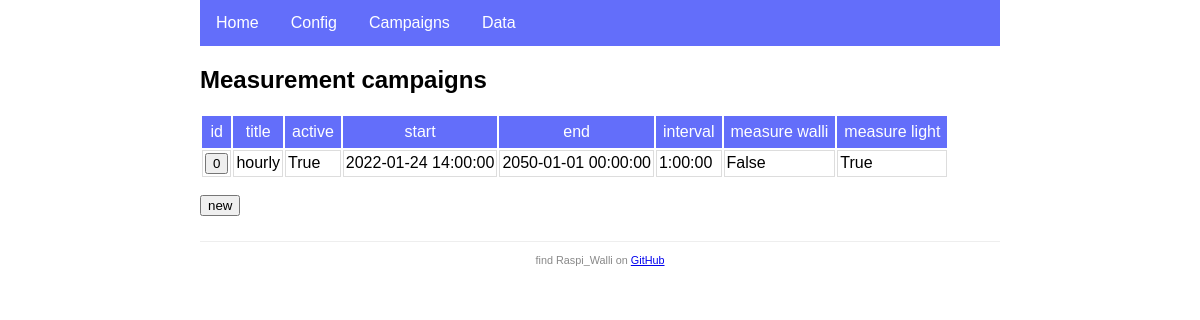
Page /campaigns/ on the earlier database version.
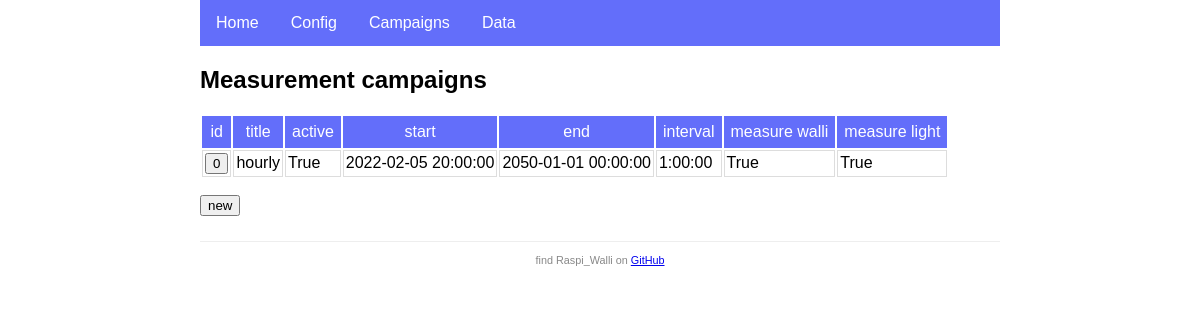
Same page on the later database version.
### app.py (models this page shows, shortened)
class Campaign(db.Model):
    id = db.Column(db.Integer, primary_key=True)
    title = db.Column(db.String(120), nullable=False)
    is_active = db.Column(db.Boolean, default=True)
    start = db.Column(db.DateTime, nullable=False)
    end = db.Column(db.DateTime, nullable=False)
    previous = db.Column(db.DateTime)
    interval = db.Column(db.Interval, nullable=False)
    measure_walli = db.Column(db.Boolean, default=True)
    measure_light = db.Column(db.Boolean, default=True)
    walli_stats = db.relationship('WalliStat', backref='campaign', lazy=True, cascade="all, delete")
    lux_values = db.relationship('LuxValue', backref='campaign', lazy=True, cascade="all, delete")

### app.py (the view)
@app.route('/campaigns/')
def campaigns():
    campaigns = db.session.query(Campaign).all()
    return render_template('campaigns.html', campaigns=campaigns)

### templates/campaigns.html
{% extends 'base.html' %}
{% block content %}
<h2>Measurement campaigns</h2>
<table>
    <thead>
        <tr>
            <th>id</th>
            <th>title</th>
            <th>active</th>
            <th>start</th>
            <th>end</th>
            <th>interval</th>
            <th>measure walli</th>
            <th>measure light</th>
        </tr>
    </thead>
    <tbody>
        {% for cpn in campaigns %}
        <tr>
            <td>
                <a href="edit/{{cpn.id}}/" title="click to edit campaign {{cpn.id}}">
                    <button type="button">{{cpn.id}}</button>
                </a>
            </td>
            <td>{{cpn.title}}</td>
            <td>{{cpn.is_active}}</td>
            <td>{{cpn.start}}</td>
            <td>{{cpn.end}}</td>
            <td>{{cpn.interval}}</td>
            <td>{{cpn.measure_walli}}</td>
            <td>{{cpn.measure_light}}</td>
        </tr>
        {% endfor %}
    </tbody>
</table>
<p>
    <a href="edit">
        <button type="button" title="create a new campaign">new</button>
    </a>
</p>
{% endblock %}

### templates/base.html (shortened to what this page needs)
<!DOCTYPE html>
<html>
<head>
    <link rel="stylesheet" type="text/css" href="{{ url_for('static', filename='style.css' ) }}">
</head>
<body>
<nav>
    <ul>
        <li><a href="{{ url_for('home') }}">Home</a></li>
        <li><a href="{{ url_for('config') }}">Config</a></li>
        <li><a href="{{ url_for('campaigns') }}">Campaigns</a></li>
        <li><a href="{{ url_for('data') }}">Data</a></li>
    </ul>
</nav>
<main>
    {% block content %}{% endblock %}
</main>
<footer>
    <small> find Raspi_Walli on
        <a href="https://github.com/munich-ml/raspi_walli/">GitHub</a>
    </small>
</footer>
</body>
</html>

### static/style.css (style rules this page uses)
* { font-family: Arial, Helvetica, sans-serif; }
body { margin: auto; width: 800px; }
nav ul { list-style-type: none; margin: 0; padding: 0; overflow: hidden; background-color: rgb(99, 110, 250); }
nav li { float: left; }
nav li a { display: block; color: white; text-align: center; padding: 14px 16px; text-decoration: none; }
main { padding: 0; }
footer { font-size: 13px; color: #888; border-top: 1px solid #eee; margin-top: 25px; text-align: center; padding: 10px; }
th { border: 0px; padding: 7px; font-weight: normal; text-align: center; color: white; background-color: rgb(99, 110, 250); }
td { border: 1px solid #ddd; padding: 2px; text-align: left; }

Differences in the rows shown:
changed Campaign "hourly": start "2022-01-24 14:00:00" → "2022-02-05 20:00:00"; measure_walli "False" → "True"
